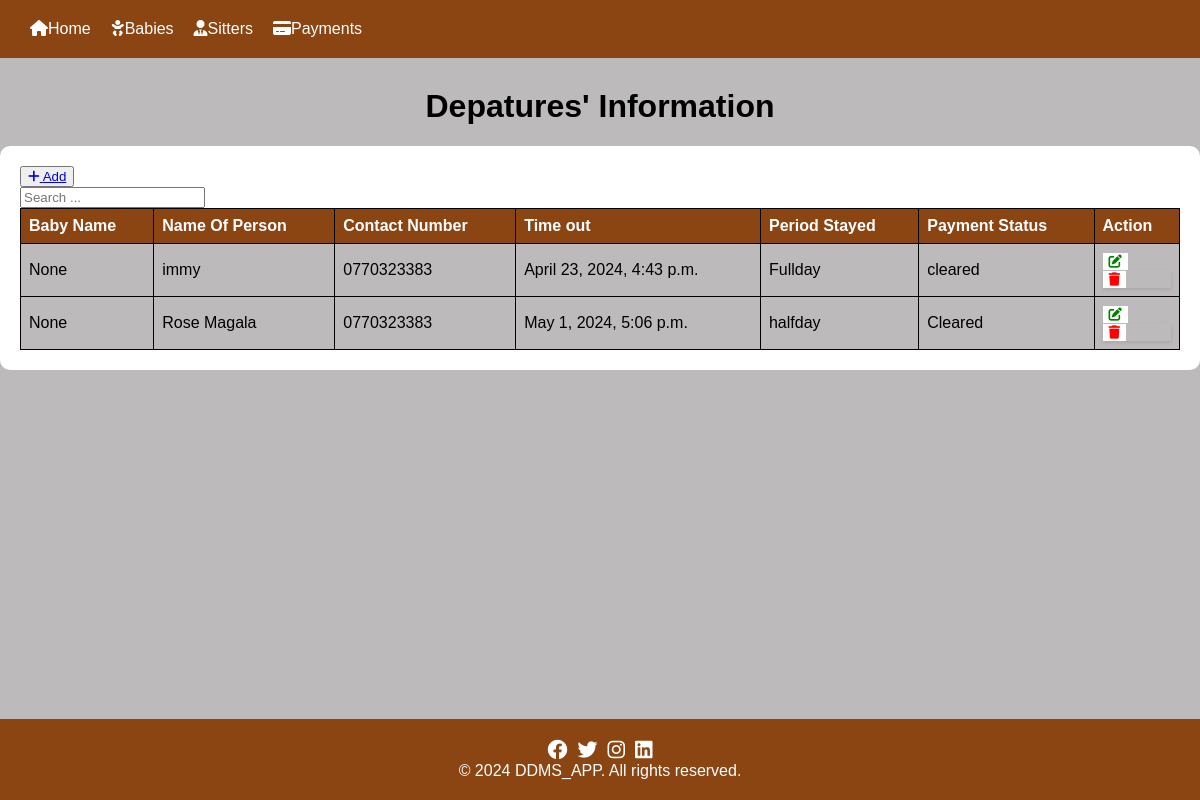
Page /departure_list/ on the earlier database version.
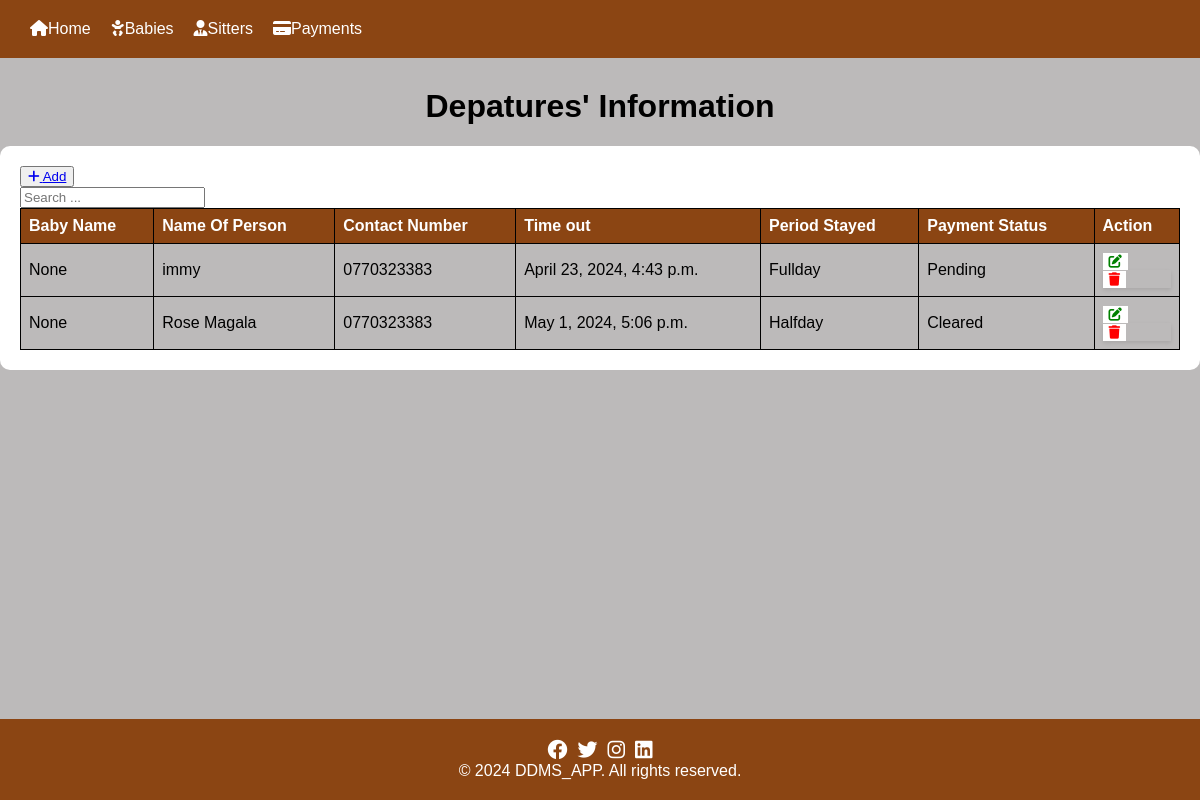
Same page on the later database version.
### ddms_app/models.py (models this page shows, shortened)
class Departure(models.Model):
    PERIOD = (
        ('Halfday', 'Halfday'),
        ('Fullday', 'Fullday'),
    )
    STATUS = (
        ('Pending', 'Pending'),
        ('Cleared', 'Cleared'),
        ('Partial', 'Partial'),
    )
    arrival = models.ForeignKey(
        Arrival,
        on_delete=models.CASCADE,
        related_name='departures',
        null=True,
        blank=True
    )
    name_person = models.CharField(max_length=50, blank=True, null=True)
    person_contact = models.CharField(max_length=50, blank=True, null=True)
    time_out = models.DateTimeField(auto_now_add = True, blank=True, null=True)
    period_stayed = models.CharField(max_length=20, blank=True, null=True, choices=PERIOD)
    payment_status = models.CharField(max_length=20, blank=True, null=True, choices=STATUS)

### ddms_app/views.py (the view)
# urls.py: path('departure_list/', views.departure_list, name='departure_list'),
def departure_list(request):
    records = Departure.objects.all()
    return render(request, 'departure_list.html', {'records': records})

### ddms_app/templates/departure_list.html (shortened to what this page needs)
{% extends  'base.html' %}
{% block content%}
    <h1>Depatures' Information</h1>
    <div class="mt-4 p-5 bg-secondary text-white rounded">
        <table class="table table-striped table-bordered">
            <div class="mb-3">
                <button><a href="{% url 'add_departure' %}" class="btn btn-success">
                    <i class="fas fa-plus"></i> Add
                </a></button>
                <form class="button" style="  box-shadow: 0px; padding: 0px; border-radius: 0px; margin: 0px; max-width: 200px;" method="GET" action="{% url 'departures_list' %}">
                    <input type="text" name="search" class="form-control" placeholder="Search ...">
                </form>
            </div>
            <thead>
                <tr>
                    <th>Baby Name</th>
                    <th>Name Of Person</th>
                    <th>Contact Number</th>
                    <th>Time out</th>
                    <th>Period Stayed</th>
                    <th>Payment Status</th>
                    <th>Action</th>
                </tr>
            </thead>
            <tbody>
                {% for departure in records %}
                <tr>
                    <td>{{ departure.arrival }}</td>
                     <td>{{ departure.name_person }}</td>
                    <td>{{ departure.person_contact }}</td>
                    <td>{{ departure.time_out }}</td>
                    <td>{{ departure.period_stayed }}</td>
                    <td>{{ departure.payment_status }}</td>
                    <td>
                        <button type="submit"><a href="{% url 'edit_departure' departure.id %}" class="btn btn-danger"><i class="fas fa-edit"></i></a></button>
                        <form  style="  box-shadow: 0px;padding: 0px; border-radius: 0px; margin: 0px;" action="{% url 'delete_departure' departure.id %}" method="post"  onsubmit="return confirm('Are you sure you want to delete this record?');">
                                <button  class="btn btn-danger"><i class="fas fa-trash"></i></button>
                        </form>
                        </td>
                    </tr>
                {% endfor %}
            </tbody>
        </table>
    </div>
    {% endblock %}

Differences in the rows shown:
changed Departure "immy": payment_status "cleared" → "Pending"
changed Departure "Rose Magala": period_stayed "halfday" → "Halfday"
